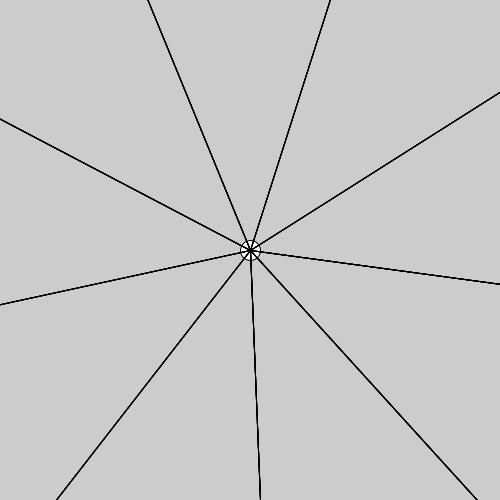
Frame 1 (no input)
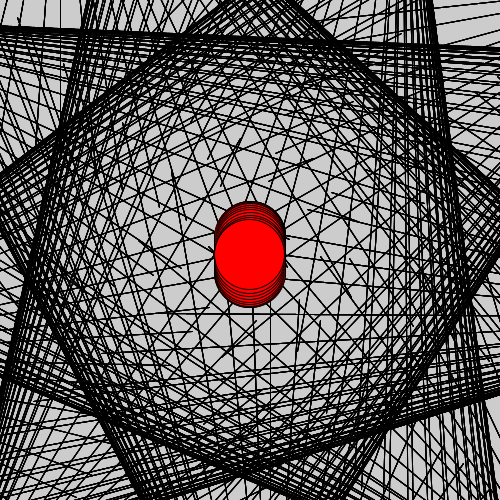
Frame 60 (the mouse pressed at the canvas centre just before this capture)
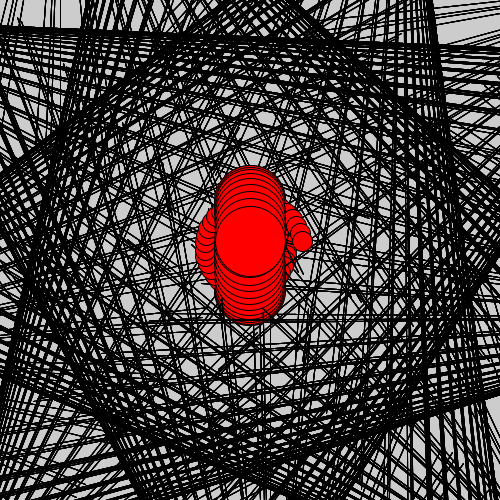
Frame 120 (the mouse held since frame 60 and released just before this capture)

The Processing sketch that drew these frames (run headless with seeded random() and noise(); from frame 60 on, the mouse is pressed at the canvas centre):

// Processing sketch: processing_47700
// ── processing_47700.pde

int radius;
float counter=0;

float x,y,angle;
void setup(){
  size(500,500);
  angle=0;
  radius = 200;
  smooth();
}

void draw(){
   x=cos(radians(angle))*angle/20 + width/2;
  y=sin(radians(angle))*angle/20 + height/2;
  ellipse(x,y,20,20);
  x=cos(radians(angle))/angle/20 + width/2;
  y=sin(radians(angle))*angle/20 + height/2;
  //x = angle++;
  //angle = radius++;
  ellipse(x,y,70,70);
  angle+=9;
  fill(255,0,0);
  //ellipse(width/2,height/2,380,380);
  translate(width/2,height/2);
    for(int i=0; i < 50; i+=1){
    line(sin(counter)*500,sin(counter)*500,20,500);
  rotate(radians(160));
}
counter+=.1;
}
